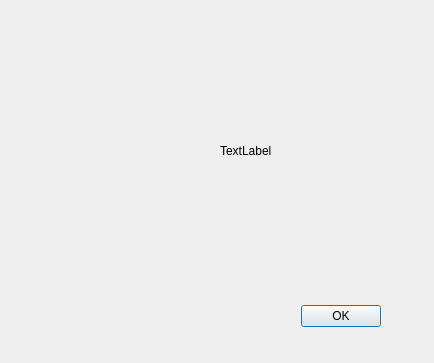
<?xml version="1.0" encoding="UTF-8"?>
<ui version="4.0">
 <class>TutorialDialog</class>
 <widget class="QDialog" name="TutorialDialog">
  <property name="geometry">
   <rect>
    <x>0</x>
    <y>0</y>
    <width>434</width>
    <height>363</height>
   </rect>
  </property>
  <property name="windowTitle">
   <string>Dialog</string>
  </property>
  <widget class="QDialogButtonBox" name="buttonBox">
   <property name="geometry">
    <rect>
     <x>40</x>
     <y>300</y>
     <width>341</width>
     <height>32</height>
    </rect>
   </property>
   <property name="orientation">
    <enum>Qt::Horizontal</enum>
   </property>
   <property name="standardButtons">
    <set>QDialogButtonBox::Ok</set>
   </property>
  </widget>
  <widget class="QLabel" name="label">
   <property name="geometry">
    <rect>
     <x>220</x>
     <y>20</y>
     <width>181</width>
     <height>261</height>
    </rect>
   </property>
   <property name="text">
    <string>TextLabel</string>
   </property>
  </widget>
 </widget>
 <resources/>
 <connections>
  <connection>
   <sender>buttonBox</sender>
   <signal>accepted()</signal>
   <receiver>TutorialDialog</receiver>
   <slot>accept()</slot>
   <hints>
    <hint type="sourcelabel">
     <x>248</x>
     <y>254</y>
    </hint>
    <hint type="destinationlabel">
     <x>157</x>
     <y>274</y>
    </hint>
   </hints>
  </connection>
  <connection>
   <sender>buttonBox</sender>
   <signal>rejected()</signal>
   <receiver>TutorialDialog</receiver>
   <slot>reject()</slot>
   <hints>
    <hint type="sourcelabel">
     <x>316</x>
     <y>260</y>
    </hint>
    <hint type="destinationlabel">
     <x>286</x>
     <y>274</y>
    </hint>
   </hints>
  </connection>
 </connections>
</ui>
